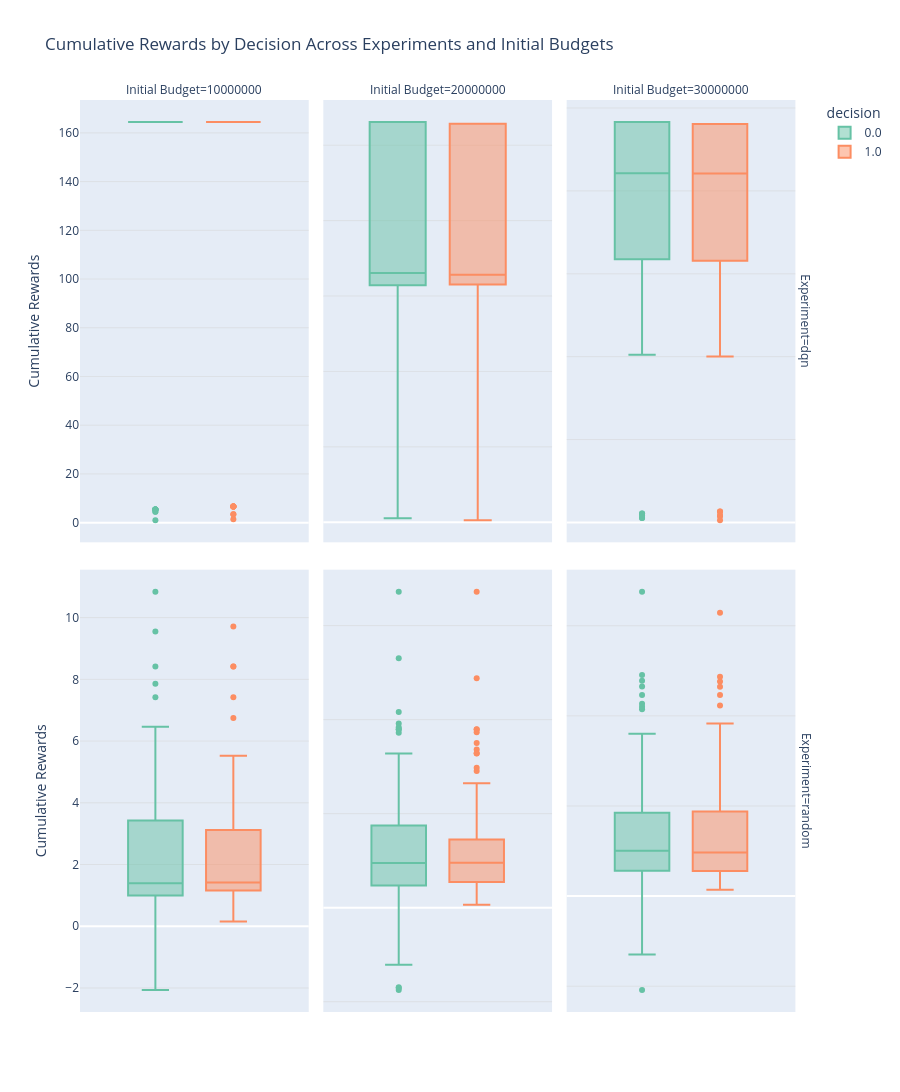

Notebook code for this chart:
### Code cell
import plotly.express as px

fig = px.box(
    data.groupby(['experiment', 'initial_budget', 'decision', 'episodes'])['cum_rewards'].max().reset_index(),
    y='cum_rewards',
    color='decision',
    facet_col='initial_budget',
    facet_row='experiment',
    height=1200,
    title='Cumulative Rewards by Decision Across Experiments and Initial Budgets',
    labels={
        "cum_rewards": "Cumulative Rewards",
        "episodes": "Episodes",
        "initial_budget": "Initial Budget",
        "experiment": "Experiment"
    },
    color_discrete_sequence=px.colors.qualitative.Set2,
    #boxmode="overlay"
)

# Update layout to free y-axis for each subplot
fig.update_xaxes(matches=None)
fig.update_yaxes(matches=None)

# Additional layout adjustments for clarity
#fig.update_layout(
#    title_x=0.5,
#    margin=dict(l=50, r=50, t=100, b=50),
#    showlegend=True,
#    boxgap=0.3,
#    plot_bgcolor="rgba(0, 0, 0, 0)"
#)
#
## Custom hover template for detailed tooltips
#fig.update_traces(
#    hovertemplate="<br>Decision: %{color}<br>Cumulative Reward: %{y}<br>Experiment: %{row}<br>Initial Budget: %{col}"
#)
#
# Show gridlines only for y-axis
fig.update_yaxes(showgrid=True, gridwidth=0.5, gridcolor="lightgrey")
fig.update_xaxes(showgrid=False)

fig.show()

### Figure 1 — Plotly figure (JSON) as saved in the notebook; plotly's stock layout.template omitted (floating-point values rounded to 4 significant figures; data arrays with more than 128 entries replaced by an {"elided": "..."} marker saying what was removed)
{"data": [{"alignmentgroup": "True", "hovertemplate": "decision=0.0<br>Experiment=dqn<br>Initial Budget=10000000<br>Cumulative Rewards=%{y}<extra></extra>", "legendgroup": "0.0", "marker": {"color": "rgb(102,194,165)"}, "name": "0.0", "notched": false, "offsetgroup": "0.0", "orientation": "v", "showlegend": true, "type": "box", "x0": " ", "xaxis": "x4", "y": [1, 4.46, 4.46, 5.413, 5.413, 5.413, 5.413, 5.413, 5.413, 5.413, 5.413, 164.4, 164.4, 164.4, 164.4, 164.4, 164.4, 164.4, 164.4, 164.4, 164.4, 164.4, 164.4, 164.4, 164.4, 164.4, 164.4, 164.4, 164.4, 164.4, 164.4, 164.4, 164.4, 164.4, 164.4, 164.4, 164.4, 164.4, 164.4, 164.4, 164.4, 164.4, 164.4, 164.4, 164.4, 164.4, 164.4, 164.4, 164.4, 164.4, 164.4, 164.4, 164.4, 164.4, 164.4, 164.4, 164.4, 164.4, 164.4, 164.4, 164.4, 164.4, 164.4, 164.4, 164.4, 164.4, 164.4, 164.4, 164.4, 164.4, 164.4, 164.4, 164.4, 164.4, 164.4, 164.4, 164.4, 164.4, 164.4, 164.4, 164.4, 164.4, 164.4, 164.4, 164.4, 164.4, 164.4, 164.4, 164.4, 164.4, 164.4, 164.4, 164.4, 164.4, 164.4, 164.4, 164.4, 164.4, 164.4, 164.4, 164.4, 164.4, 164.4, 164.4, 164.4, 164.4, 164.4, 164.4, 164.4, 164.4, 164.4, 164.4, 164.4, 164.4, 164.4, 164.4], "y0": " ", "yaxis": "y4"}, {"alignmentgroup": "True", "hovertemplate": "decision=0.0<br>Experiment=dqn<br>Initial Budget=20000000<br>Cumulative Rewards=%{y}<extra></extra>", "legendgroup": "0.0", "marker": {"color": "rgb(102,194,165)"}, "name": "0.0", "notched": false, "offsetgroup": "0.0", "orientation": "v", "showlegend": false, "type": "box", "x0": " ", "xaxis": "x5", "y": {"elided": "143 float values"}, "y0": " ", "yaxis": "y5"}, {"alignmentgroup": "True", "hovertemplate": "decision=0.0<br>Experiment=dqn<br>Initial Budget=30000000<br>Cumulative Rewards=%{y}<extra></extra>", "legendgroup": "0.0", "marker": {"color": "rgb(102,194,165)"}, "name": "0.0", "notched": false, "offsetgroup": "0.0", "orientation": "v", "showlegend": false, "type": "box", "x0": " ", "xaxis": "x6", "y": [2.628, 2.628, 4.189, 5.392, 5.392, 101.1, 101.1, 101.1, 101.1, 101.1, 101.1, 115.8, 158.1, 158.1, 158.1, 158.1, 158.1, 158.1, 158.1, 158.1, 158.1, 158.1, 158.1, 158.1, 158.8, 158.8, 158.8, 158.8, 158.8, 158.8, 158.8, 158.8, 158.8, 158.8, 158.8, 158.8, 158.8, 158.8, 158.8, 158.8, 158.8, 158.8, 158.8, 158.8, 158.8, 158.8, 158.8, 158.8, 158.8, 158.8, 158.8, 158.8, 158.8, 158.8, 158.8, 158.8, 158.8, 210.6, 210.6, 210.6, 210.6, 210.6, 210.6, 210.6, 210.6, 210.6, 210.6, 241.5, 241.5, 241.5, 241.5, 241.5, 241.5, 241.5, 241.5, 241.5, 241.5, 241.5, 241.5, 241.5, 241.5, 241.5, 241.5, 241.5, 241.5, 241.5, 241.5, 241.5, 241.5, 241.5, 241.5, 241.5, 241.5, 241.5, 241.5, 241.5, 241.5, 241.5, 241.5, 241.5, 241.5, 241.5, 241.5, 241.5, 241.5, 241.5, 241.5, 241.5, 241.5, 241.5, 241.5, 241.5, 241.5, 241.5, 241.5, 241.5, 241.5, 241.5, 241.5, 241.5, 241.5], "y0": " ", "yaxis": "y6"}, {"alignmentgroup": "True", "hovertemplate": "decision=0.0<br>Experiment=random<br>Initial Budget=10000000<br>Cumulative Rewards=%{y}<extra></extra>", "legendgroup": "0.0", "marker": {"color": "rgb(102,194,165)"}, "name": "0.0", "notched": false, "offsetgroup": "0.0", "orientation": "v", "showlegend": false, "type": "box", "x0": " ", "xaxis": "x", "y": {"elided": "142 float values"}, "y0": " ", "yaxis": "y"}, {"alignmentgroup": "True", "hovertemplate": "decision=0.0<br>Experiment=random<br>Initial Budget=20000000<br>Cumulative Rewards=%{y}<extra></extra>", "legendgroup": "0.0", "marker": {"color": "rgb(102,194,165)"}, "name": "0.0", "notched": false, "offsetgroup": "0.0", "orientation": "v", "showlegend": false, "type": "box", "x0": " ", "xaxis": "x2", "y": {"elided": "142 float values"}, "y0": " ", "yaxis": "y2"}, {"alignmentgroup": "True", "hovertemplate": "decision=0.0<br>Experiment=random<br>Initial Budget=30000000<br>Cumulative Rewards=%{y}<extra></extra>", "legendgroup": "0.0", "marker": {"color": "rgb(102,194,165)"}, "name": "0.0", "notched": false, "offsetgroup": "0.0", "orientation": "v", "showlegend": false, "type": "box", "x0": " ", "xaxis": "x3", "y": {"elided": "142 float values"}, "y0": " ", "yaxis": "y3"}, {"alignmentgroup": "True", "hovertemplate": "decision=1.0<br>Experiment=dqn<br>Initial Budget=10000000<br>Cumulative Rewards=%{y}<extra></extra>", "legendgroup": "1.0", "marker": {"color": "rgb(252,141,98)"}, "name": "1.0", "notched": false, "offsetgroup": "1.0", "orientation": "v", "showlegend": true, "type": "box", "x0": " ", "xaxis": "x4", "y": [1.351, 3.46, 3.46, 6.588, 6.588, 6.588, 6.588, 6.588, 6.588, 6.588, 6.588, 164.4, 164.4, 164.4, 164.4, 164.4, 164.4, 164.4, 164.4, 164.4, 164.4, 164.4, 164.4, 164.4, 164.4, 164.4, 164.4, 164.4, 164.4, 164.4, 164.4, 164.4, 164.4, 164.4, 164.4, 164.4, 164.4, 164.4, 164.4, 164.4, 164.4, 164.4, 164.4, 164.4, 164.4, 164.4, 164.4, 164.4, 164.4, 164.4, 164.4, 164.4, 164.4, 164.4, 164.4, 164.4, 164.4, 164.4, 164.4, 164.4, 164.4, 164.4, 164.4, 164.4, 164.4, 164.4, 164.4, 164.4, 164.4, 164.4, 164.4, 164.4, 164.4, 164.4, 164.4, 164.4, 164.4, 164.4, 164.4, 164.4, 164.4, 164.4, 164.4, 164.4, 164.4, 164.4, 164.4, 164.4, 164.4, 164.4, 164.4, 164.4, 164.4, 164.4, 164.4, 164.4, 164.4, 164.4, 164.4, 164.4, 164.4, 164.4, 164.4, 164.4, 164.4, 164.4, 164.4, 164.4, 164.4, 164.4, 164.4, 164.4, 164.4, 164.4, 164.4, 164.4], "y0": " ", "yaxis": "y4"}, {"alignmentgroup": "True", "hovertemplate": "decision=1.0<br>Experiment=dqn<br>Initial Budget=20000000<br>Cumulative Rewards=%{y}<extra></extra>", "legendgroup": "1.0", "marker": {"color": "rgb(252,141,98)"}, "name": "1.0", "notched": false, "offsetgroup": "1.0", "orientation": "v", "showlegend": false, "type": "box", "x0": " ", "xaxis": "x5", "y": {"elided": "143 float values"}, "y0": " ", "yaxis": "y5"}, {"alignmentgroup": "True", "hovertemplate": "decision=1.0<br>Experiment=dqn<br>Initial Budget=30000000<br>Cumulative Rewards=%{y}<extra></extra>", "legendgroup": "1.0", "marker": {"color": "rgb(252,141,98)"}, "name": "1.0", "notched": false, "offsetgroup": "1.0", "orientation": "v", "showlegend": false, "type": "box", "x0": " ", "xaxis": "x6", "y": [1.351, 3.65, 4.417, 6.674, 6.674, 100.1, 100.1, 100.1, 101.1, 101.1, 101.1, 116.8, 157.1, 157.1, 157.1, 157.1, 157.1, 157.1, 157.1, 157.1, 157.1, 157.1, 157.1, 157.1, 157.8, 157.8, 157.8, 157.8, 157.8, 157.8, 157.8, 157.8, 157.8, 157.8, 157.8, 157.8, 157.8, 157.8, 157.8, 157.8, 157.8, 157.8, 157.8, 157.8, 157.8, 157.8, 157.8, 157.8, 157.8, 157.8, 157.8, 157.8, 157.8, 157.8, 157.8, 157.8, 157.8, 210.5, 210.5, 210.5, 210.5, 210.5, 210.5, 210.5, 210.5, 210.5, 210.5, 240.4, 240.4, 240.4, 240.4, 240.4, 240.4, 240.4, 240.4, 240.4, 240.4, 240.4, 240.4, 240.4, 240.4, 240.4, 240.4, 240.4, 240.4, 240.4, 240.4, 240.4, 240.4, 240.4, 240.4, 240.4, 240.4, 240.4, 240.4, 240.4, 240.4, 240.4, 240.4, 240.4, 240.4, 240.4, 240.4, 240.4, 240.4, 240.4, 240.4, 240.4, 240.4, 240.4, 240.4, 240.4, 240.4, 240.4, 240.4, 240.4, 240.4, 240.4, 240.4, 240.4, 240.4], "y0": " ", "yaxis": "y6"}, {"alignmentgroup": "True", "hovertemplate": "decision=1.0<br>Experiment=random<br>Initial Budget=10000000<br>Cumulative Rewards=%{y}<extra></extra>", "legendgroup": "1.0", "marker": {"color": "rgb(252,141,98)"}, "name": "1.0", "notched": false, "offsetgroup": "1.0", "orientation": "v", "showlegend": false, "type": "box", "x0": " ", "xaxis": "x", "y": {"elided": "142 float values"}, "y0": " ", "yaxis": "y"}, {"alignmentgroup": "True", "hovertemplate": "decision=1.0<br>Experiment=random<br>Initial Budget=20000000<br>Cumulative Rewards=%{y}<extra></extra>", "legendgroup": "1.0", "marker": {"color": "rgb(252,141,98)"}, "name": "1.0", "notched": false, "offsetgroup": "1.0", "orientation": "v", "showlegend": false, "type": "box", "x0": " ", "xaxis": "x2", "y": {"elided": "142 float values"}, "y0": " ", "yaxis": "y2"}, {"alignmentgroup": "True", "hovertemplate": "decision=1.0<br>Experiment=random<br>Initial Budget=30000000<br>Cumulative Rewards=%{y}<extra></extra>", "legendgroup": "1.0", "marker": {"color": "rgb(252,141,98)"}, "name": "1.0", "notched": false, "offsetgroup": "1.0", "orientation": "v", "showlegend": false, "type": "box", "x0": " ", "xaxis": "x3", "y": {"elided": "142 float values"}, "y0": " ", "yaxis": "y3"}], "layout": {"annotations": [{"font": {}, "showarrow": false, "text": "Initial Budget=10000000", "x": 0.1567, "xanchor": "center", "xref": "paper", "y": 1, "yanchor": "bottom", "yref": "paper"}, {"font": {}, "showarrow": false, "text": "Initial Budget=20000000", "x": 0.49, "xanchor": "center", "xref": "paper", "y": 1, "yanchor": "bottom", "yref": "paper"}, {"font": {}, "showarrow": false, "text": "Initial Budget=30000000", "x": 0.8233, "xanchor": "center", "xref": "paper", "y": 1, "yanchor": "bottom", "yref": "paper"}, {"font": {}, "showarrow": false, "text": "Experiment=random", "textangle": 90, "x": 0.98, "xanchor": "left", "xref": "paper", "y": 0.2425, "yanchor": "middle", "yref": "paper"}, {"font": {}, "showarrow": false, "text": "Experiment=dqn", "textangle": 90, "x": 0.98, "xanchor": "left", "xref": "paper", "y": 0.7575, "yanchor": "middle", "yref": "paper"}], "boxmode": "group", "height": 1200, "legend": {"title": {"text": "decision"}, "tracegroupgap": 0}, "title": {"text": "Cumulative Rewards by Decision Across Experiments and Initial Budgets"}, "xaxis": {"anchor": "y", "domain": [0, 0.3133], "showgrid": false}, "xaxis2": {"anchor": "y2", "domain": [0.3333, 0.6467], "showgrid": false}, "xaxis3": {"anchor": "y3", "domain": [0.6667, 0.98], "showgrid": false}, "xaxis4": {"anchor": "y4", "domain": [0, 0.3133], "showgrid": false, "showticklabels": false}, "xaxis5": {"anchor": "y5", "domain": [0.3333, 0.6467], "showgrid": false, "showticklabels": false}, "xaxis6": {"anchor": "y6", "domain": [0.6667, 0.98], "showgrid": false, "showticklabels": false}, "yaxis": {"anchor": "x", "domain": [0, 0.485], "gridcolor": "lightgrey", "gridwidth": 0.5, "showgrid": true, "title": {"text": "Cumulative Rewards"}}, "yaxis2": {"anchor": "x2", "domain": [0, 0.485], "gridcolor": "lightgrey", "gridwidth": 0.5, "showgrid": true, "showticklabels": false}, "yaxis3": {"anchor": "x3", "domain": [0, 0.485], "gridcolor": "lightgrey", "gridwidth": 0.5, "showgrid": true, "showticklabels": false}, "yaxis4": {"anchor": "x4", "domain": [0.515, 1], "gridcolor": "lightgrey", "gridwidth": 0.5, "showgrid": true, "title": {"text": "Cumulative Rewards"}}, "yaxis5": {"anchor": "x5", "domain": [0.515, 1], "gridcolor": "lightgrey", "gridwidth": 0.5, "showgrid": true, "showticklabels": false}, "yaxis6": {"anchor": "x6", "domain": [0.515, 1], "gridcolor": "lightgrey", "gridwidth": 0.5, "showgrid": true, "showticklabels": false}}}
